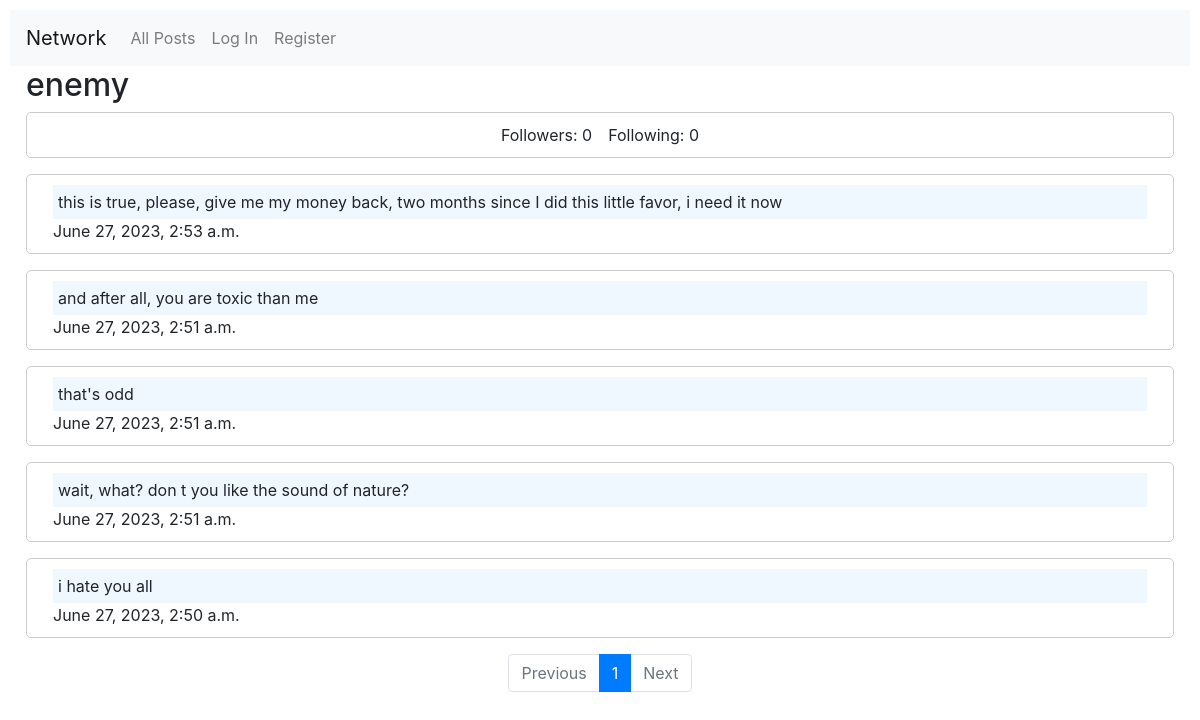
/profile/enemy, run on the app's committed database.
### network/models.py (models this page shows)
class User(AbstractUser):
    pass

class Post(models.Model):
    user = models.ForeignKey(
        User, on_delete=models.CASCADE, default=None, related_name="post"
    )
    created_at = models.DateTimeField(default=timezone.now)
    text = models.TextField(default="")

### network/views.py (the view)
# urls.py: path("profile/<str:username>", views.profile, name="profile"),
def profile(request, username):
    profile_user = User.objects.get(username=username)
    followers = profile_user.followers.count()
    followings = profile_user.following.count()
    posts = Post.objects.filter(user=profile_user).order_by("-created_at")
    is_following = False
    if request.user.is_authenticated:
        profile, created = Profile.objects.get_or_create(user=request.user)
        is_following = profile.following.filter(id=profile_user.id).exists()
        print("is_following", is_following)
    paginator = Paginator(posts, 10)
    page_number = request.GET.get("page")
    page_obj = paginator.get_page(page_number)
    return render(
        request,
        "network/profile.html",
        {
            "profile_user": profile_user,
            "followers": followers,
            "followings": followings,
            "page_obj": page_obj,
            "is_following": is_following,
        },
    )

### network/templates/network/profile.html (shortened to what this page needs)
{% extends "network/layout.html" %}
{% block body %}
<h2 class="ml-3">{{profile_user.username}}</h2>
<div>
    <div class="new-post">
        <div class="d-flex align-items-center flex-column">
            <div class="d-flex">
                <p class="mr-3">Followers: {{followers}}</p>
                <p>Following: {{followings}} </p>
            </div>
        </div>
    </div>
    {% for post in page_obj%}
    <div class="card-body new-post mt-3">
        <p class="card-text ml-3 mr-3 text">{{post.text}}</p>
        <p class="card-text ml-3">{{post.created_at}}</p>
    </div>
    {% endfor %}
    {% include 'network/pagination.html' %}
</div>
{% endblock %}

### network/static/network/styles.css (style rules this page uses)
:root { --blue-main-color: #007bff; }
body { padding: 10px; }
.new-post { border: 1px solid #ccc; padding: 10px; margin: 0 1rem; border-radius: 5px; }
p { margin-bottom: 0; }
.card-text.text { background-color: aliceblue; padding: 5px 5px; }

### data on the page
User: username "enemy"
Post: text "this is true, please, give me my money back, two months since I did this little favor, i need it now", created_at "June 27, 2023, 2:53 a.m."
Post: text "and after all, you are toxic than me", created_at "June 27, 2023, 2:51 a.m."
Post: text "that's odd", created_at "June 27, 2023, 2:51 a.m."
Post: text "wait, what? don t you like the sound of nature?", created_at "June 27, 2023, 2:51 a.m."
Post: text "i hate you all", created_at "June 27, 2023, 2:50 a.m."

### other printed values
{{ followers }} "0"
{{ followings }} "0"
{{ i }} "1"
